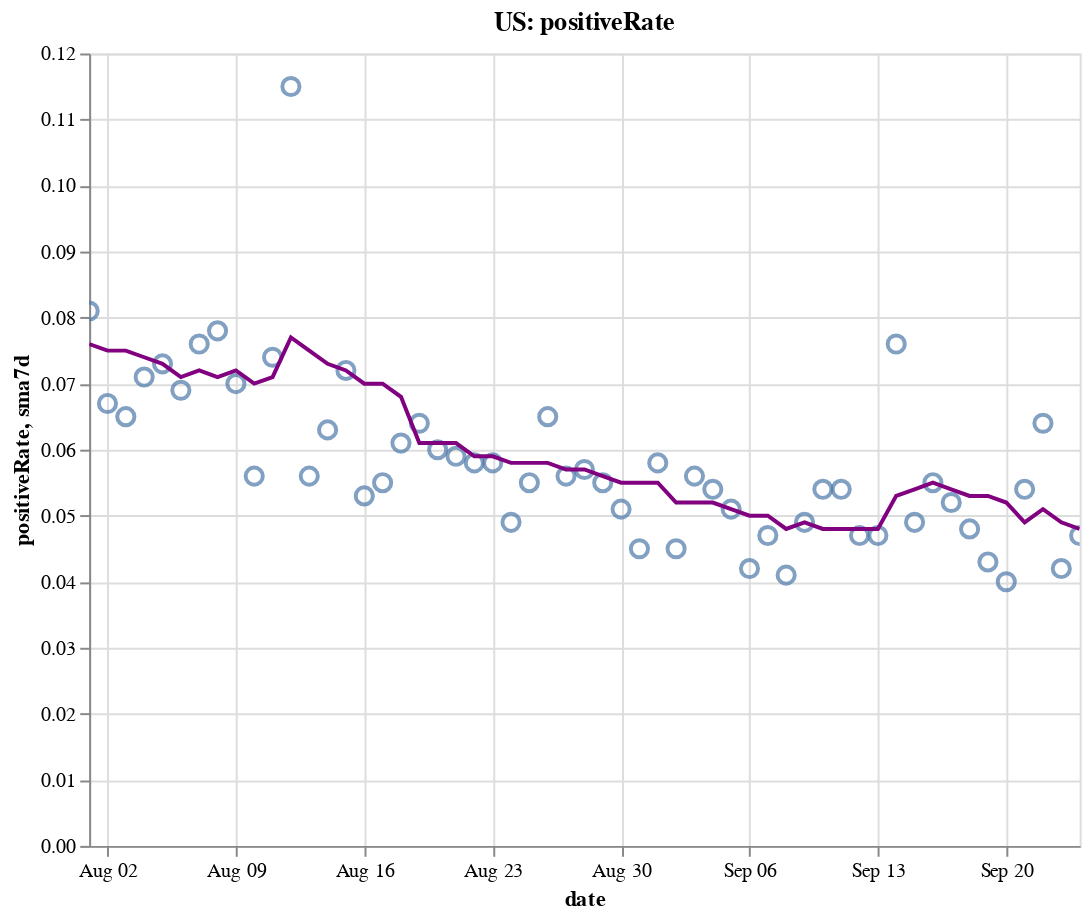

Notebook cell for this chart:
### Code cell
create_plot(us, 'positiveRate')

### Figure 1 — Vega-Lite specification as saved in the notebook (floating-point values rounded to 4 significant figures)
{"config": {"view": {"continuousWidth": 400, "continuousHeight": 300}}, "layer": [{"layer": [{"mark": {"type": "point", "size": 75}, "encoding": {"tooltip": [{"type": "temporal", "field": "date"}, {"type": "quantitative", "field": "positiveRate"}, {"type": "quantitative", "field": "sma7d"}], "x": {"type": "temporal", "field": "date"}, "y": {"type": "quantitative", "field": "positiveRate"}}, "selection": {"selector004": {"type": "interval", "bind": "scales", "encodings": ["x", "y"]}}}, {"mark": {"type": "line", "color": "purple"}, "encoding": {"x": {"type": "temporal", "field": "date"}, "y": {"type": "quantitative", "field": "sma7d"}}}]}, {"mark": {"type": "rule", "color": "#aaa"}, "encoding": {"x": {"type": "temporal", "field": "date"}}, "transform": [{"filter": {"selection": "selector003"}}]}, {"mark": "circle", "encoding": {"opacity": {"condition": {"value": 1, "selection": "selector003"}, "value": 0}, "tooltip": [{"type": "temporal", "field": "date"}, {"type": "quantitative", "field": "positiveRate"}, {"type": "quantitative", "field": "sma7d"}], "x": {"type": "temporal", "field": "date"}, "y": {"type": "quantitative", "field": "positiveRate"}}, "selection": {"selector003": {"type": "single", "encodings": ["x"], "on": "mouseover", "nearest": true, "empty": "none"}}}, {"mark": {"type": "text", "align": "left", "dx": 5, "dy": -5, "stroke": "white", "strokeWidth": 2}, "encoding": {"text": {"type": "quantitative", "field": "positiveRate"}, "tooltip": [{"type": "temporal", "field": "date"}, {"type": "quantitative", "field": "positiveRate"}, {"type": "quantitative", "field": "sma7d"}], "x": {"type": "temporal", "field": "date"}, "y": {"type": "quantitative", "field": "positiveRate"}}, "transform": [{"filter": {"selection": "selector003"}}]}, {"mark": {"type": "text", "align": "left", "dx": 5, "dy": -5}, "encoding": {"text": {"type": "quantitative", "field": "positiveRate"}, "tooltip": [{"type": "temporal", "field": "date"}, {"type": "quantitative", "field": "positiveRate"}, {"type": "quantitative", "field": "sma7d"}], "x": {"type": "temporal", "field": "date"}, "y": {"type": "quantitative", "field": "positiveRate"}}, "transform": [{"filter": {"selection": "selector003"}}]}], "data": {"name": "data-66a845493a793c76c9ec274c7224d120"}, "height": 400, "title": "US: positiveRate", "width": 500, "$schema": "https://vega.github.io/schema/vega-lite/v4.8.1.json", "datasets": {"data-66a845493a793c76c9ec274c7224d120": [{"date": "2020-08-01T00:00:00", "totalTestResultsIncrease": 751900.0, "positiveIncrease": 61100.0, "death": 146500.0, "deathIncrease": 1190.0, "positiveRate": 0.081, "state": "US", "sma7d": 0.076}, {"date": "2020-08-02T00:00:00", "totalTestResultsIncrease": 703800.0, "positiveIncrease": 46810.0, "death": 147000.0, "deathIncrease": 498.0, "positiveRate": 0.067, "state": "US", "sma7d": 0.075}, {"date": "2020-08-03T00:00:00", "totalTestResultsIncrease": 765700.0, "positiveIncrease": 49710.0, "death": 147600.0, "deathIncrease": 519.0, "positiveRate": 0.065, "state": "US", "sma7d": 0.075}, {"date": "2020-08-04T00:00:00", "totalTestResultsIncrease": 731100.0, "positiveIncrease": 51870.0, "death": 148800.0, "deathIncrease": 1255.0, "positiveRate": 0.071, "state": "US", "sma7d": 0.074}, {"date": "2020-08-05T00:00:00", "totalTestResultsIncrease": 712500.0, "positiveIncrease": 52320.0, "death": 150200.0, "deathIncrease": 1346.0, "positiveRate": 0.073, "state": "US", "sma7d": 0.073}, {"date": "2020-08-06T00:00:00", "totalTestResultsIncrease": 785200.0, "positiveIncrease": 54190.0, "death": 151400.0, "deathIncrease": 1251.0, "positiveRate": 0.069, "state": "US", "sma7d": 0.071}, {"date": "2020-08-07T00:00:00", "totalTestResultsIncrease": 803500.0, "positiveIncrease": 61340.0, "death": 152700.0, "deathIncrease": 1333.0, "positiveRate": 0.076, "state": "US", "sma7d": 0.072}, {"date": "2020-08-08T00:00:00", "totalTestResultsIncrease": 688700.0, "positiveIncrease": 53710.0, "death": 153800.0, "deathIncrease": 1089.0, "positiveRate": 0.078, "state": "US", "sma7d": 0.071}, {"date": "2020-08-09T00:00:00", "totalTestResultsIncrease": 726200.0, "positiveIncrease": 50630.0, "death": 154500.0, "deathIncrease": 616.0, "positiveRate": 0.07, "state": "US", "sma7d": 0.072}, {"date": "2020-08-10T00:00:00", "totalTestResultsIncrease": 753200.0, "positiveIncrease": 42090.0, "death": 154900.0, "deathIncrease": 426.0, "positiveRate": 0.056, "state": "US", "sma7d": 0.07}, {"date": "2020-08-11T00:00:00", "totalTestResultsIncrease": 756100.0, "positiveIncrease": 55700.0, "death": 156200.0, "deathIncrease": 1326.0, "positiveRate": 0.074, "state": "US", "sma7d": 0.071}, {"date": "2020-08-12T00:00:00", "totalTestResultsIncrease": 487500.0, "positiveIncrease": 56130.0, "death": 157700.0, "deathIncrease": 1519.0, "positiveRate": 0.115, "state": "US", "sma7d": 0.077}, {"date": "2020-08-13T00:00:00", "totalTestResultsIncrease": 925200.0, "positiveIncrease": 51760.0, "death": 158900.0, "deathIncrease": 1163.0, "positiveRate": 0.056, "state": "US", "sma7d": 0.075}, {"date": "2020-08-14T00:00:00", "totalTestResultsIncrease": 885500.0, "positiveIncrease": 55640.0, "death": 160100.0, "deathIncrease": 1216.0, "positiveRate": 0.063, "state": "US", "sma7d": 0.073}, {"date": "2020-08-15T00:00:00", "totalTestResultsIncrease": 779600.0, "positiveIncrease": 56150.0, "death": 161300.0, "deathIncrease": 1221.0, "positiveRate": 0.072, "state": "US", "sma7d": 0.072}, {"date": "2020-08-16T00:00:00", "totalTestResultsIncrease": 808100.0, "positiveIncrease": 42490.0, "death": 161900.0, "deathIncrease": 619.0, "positiveRate": 0.053, "state": "US", "sma7d": 0.07}, {"date": "2020-08-17T00:00:00", "totalTestResultsIncrease": 685800.0, "positiveIncrease": 37880.0, "death": 162400.0, "deathIncrease": 407.0, "positiveRate": 0.055, "state": "US", "sma7d": 0.07}, {"date": "2020-08-18T00:00:00", "totalTestResultsIncrease": 673700.0, "positiveIncrease": 40800.0, "death": 163500.0, "deathIncrease": 1196.0, "positiveRate": 0.061, "state": "US", "sma7d": 0.068}, {"date": "2020-08-19T00:00:00", "totalTestResultsIncrease": 703900.0, "positiveIncrease": 44960.0, "death": 165000.0, "deathIncrease": 1420.0, "positiveRate": 0.064, "state": "US", "sma7d": 0.061}, {"date": "2020-08-20T00:00:00", "totalTestResultsIncrease": 726300.0, "positiveIncrease": 43760.0, "death": 166100.0, "deathIncrease": 1134.0, "positiveRate": 0.06, "state": "US", "sma7d": 0.061}, {"date": "2020-08-21T00:00:00", "totalTestResultsIncrease": 785000.0, "positiveIncrease": 46560.0, "death": 167200.0, "deathIncrease": 1123.0, "positiveRate": 0.059, "state": "US", "sma7d": 0.061}, {"date": "2020-08-22T00:00:00", "totalTestResultsIncrease": 794300.0, "positiveIncrease": 46240.0, "death": 168300.0, "deathIncrease": 1029.0, "positiveRate": 0.058, "state": "US", "sma7d": 0.059}, {"date": "2020-08-23T00:00:00", "totalTestResultsIncrease": 645300.0, "positiveIncrease": 37570.0, "death": 168800.0, "deathIncrease": 572.0, "positiveRate": 0.058, "state": "US", "sma7d": 0.059}, {"date": "2020-08-24T00:00:00", "totalTestResultsIncrease": 713500.0, "positiveIncrease": 34640.0, "death": 169200.0, "deathIncrease": 343.0, "positiveRate": 0.049, "state": "US", "sma7d": 0.058}, {"date": "2020-08-25T00:00:00", "totalTestResultsIncrease": 664000.0, "positiveIncrease": 36380.0, "death": 170300.0, "deathIncrease": 1147.0, "positiveRate": 0.055, "state": "US", "sma7d": 0.058}, {"date": "2020-08-26T00:00:00", "totalTestResultsIncrease": 680600.0, "positiveIncrease": 44050.0, "death": 171600.0, "deathIncrease": 1298.0, "positiveRate": 0.065, "state": "US", "sma7d": 0.058}, {"date": "2020-08-27T00:00:00", "totalTestResultsIncrease": 791600.0, "positiveIncrease": 43980.0, "death": 172700.0, "deathIncrease": 1129.0, "positiveRate": 0.056, "state": "US", "sma7d": 0.057}, {"date": "2020-08-28T00:00:00", "totalTestResultsIncrease": 818700.0, "positiveIncrease": 46550.0, "death": 173800.0, "deathIncrease": 1023.0, "positiveRate": 0.057, "state": "US", "sma7d": 0.057}, {"date": "2020-08-29T00:00:00", "totalTestResultsIncrease": 815400.0, "positiveIncrease": 44500.0, "death": 174800.0, "deathIncrease": 1015.0, "positiveRate": 0.055, "state": "US", "sma7d": 0.056}, {"date": "2020-08-30T00:00:00", "totalTestResultsIncrease": 774300.0, "positiveIncrease": 39500.0, "death": 175300.0, "deathIncrease": 475.0, "positiveRate": 0.051, "state": "US", "sma7d": 0.055}, {"date": "2020-08-31T00:00:00", "totalTestResultsIncrease": 705100.0, "positiveIncrease": 31410.0, "death": 175600.0, "deathIncrease": 366.0, "positiveRate": 0.045, "state": "US", "sma7d": 0.055}, {"date": "2020-09-01T00:00:00", "totalTestResultsIncrease": 732400.0, "positiveIncrease": 42430.0, "death": 176600.0, "deathIncrease": 1027.0, "positiveRate": 0.058, "state": "US", "sma7d": 0.055}, {"date": "2020-09-02T00:00:00", "totalTestResultsIncrease": 683900.0, "positiveIncrease": 30600.0, "death": 177700.0, "deathIncrease": 1032.0, "positiveRate": 0.045, "state": "US", "sma7d": 0.052}, {"date": "2020-09-03T00:00:00", "totalTestResultsIncrease": 798200.0, "positiveIncrease": 44710.0, "death": 178700.0, "deathIncrease": 1070.0, "positiveRate": 0.056, "state": "US", "sma7d": 0.052}, {"date": "2020-09-04T00:00:00", "totalTestResultsIncrease": 949700.0, "positiveIncrease": 51590.0, "death": 179700.0, "deathIncrease": 998.0, "positiveRate": 0.054, "state": "US", "sma7d": 0.052}, {"date": "2020-09-05T00:00:00", "totalTestResultsIncrease": 876600.0, "positiveIncrease": 44900.0, "death": 180700.0, "deathIncrease": 918.0, "positiveRate": 0.051, "state": "US", "sma7d": 0.051}, {"date": "2020-09-06T00:00:00", "totalTestResultsIncrease": 782400.0, "positiveIncrease": 33120.0, "death": 181100.0, "deathIncrease": 449.0, "positiveRate": 0.042, "state": "US", "sma7d": 0.05}, {"date": "2020-09-07T00:00:00", "totalTestResultsIncrease": 615300.0, "positiveIncrease": 28680.0, "death": 181300.0, "deathIncrease": 225.0, "positiveRate": 0.047, "state": "US", "sma7d": 0.05}, {"date": "2020-09-08T00:00:00", "totalTestResultsIncrease": 540000.0, "positiveIncrease": 22220.0, "death": 181700.0, "deathIncrease": 358.0, "positiveRate": 0.041, "state": "US", "sma7d": 0.048}, {"date": "2020-09-09T00:00:00", "totalTestResultsIncrease": 626200.0, "positiveIncrease": 30980.0, "death": 182800.0, "deathIncrease": 1083.0, "positiveRate": 0.049, "state": "US", "sma7d": 0.049}, {"date": "2020-09-10T00:00:00", "totalTestResultsIncrease": 690300.0, "positiveIncrease": 37580.0, "death": 184000.0, "deathIncrease": 1170.0, "positiveRate": 0.054, "state": "US", "sma7d": 0.048}, {"date": "2020-09-11T00:00:00", "totalTestResultsIncrease": 826400.0, "positiveIncrease": 44930.0, "death": 185000.0, "deathIncrease": 1018.0, "positiveRate": 0.054, "state": "US", "sma7d": 0.048}, {"date": "2020-09-12T00:00:00", "totalTestResultsIncrease": 903400.0, "positiveIncrease": 42090.0, "death": 185800.0, "deathIncrease": 810.0, "positiveRate": 0.047, "state": "US", "sma7d": 0.048}, {"date": "2020-09-13T00:00:00", "totalTestResultsIncrease": 728200.0, "positiveIncrease": 34450.0, "death": 186200.0, "deathIncrease": 389.0, "positiveRate": 0.047, "state": "US", "sma7d": 0.048}, {"date": "2020-09-14T00:00:00", "totalTestResultsIncrease": 445800.0, "positiveIncrease": 33860.0, "death": 186600.0, "deathIncrease": 404.0, "positiveRate": 0.076, "state": "US", "sma7d": 0.053}, {"date": "2020-09-15T00:00:00", "totalTestResultsIncrease": 724800.0, "positiveIncrease": 35440.0, "death": 187600.0, "deathIncrease": 1031.0, "positiveRate": 0.049, "state": "US", "sma7d": 0.054}, {"date": "2020-09-16T00:00:00", "totalTestResultsIncrease": 729600.0, "positiveIncrease": 40020.0, "death": 188800.0, "deathIncrease": 1200.0, "positiveRate": 0.055, "state": "US", "sma7d": 0.055}, {"date": "2020-09-17T00:00:00", "totalTestResultsIncrease": 841900.0, "positiveIncrease": 43560.0, "death": 189700.0, "deathIncrease": 863.0, "positiveRate": 0.052, "state": "US", "sma7d": 0.054}, {"date": "2020-09-18T00:00:00", "totalTestResultsIncrease": 985000.0, "positiveIncrease": 47490.0, "death": 190600.0, "deathIncrease": 901.0, "positiveRate": 0.048, "state": "US", "sma7d": 0.053}, {"date": "2020-09-19T00:00:00", "totalTestResultsIncrease": 1066000.0, "positiveIncrease": 45540.0, "death": 191300.0, "deathIncrease": 740.0, "positiveRate": 0.043, "state": "US", "sma7d": 0.053}, {"date": "2020-09-20T00:00:00", "totalTestResultsIncrease": 905300.0, "positiveIncrease": 36300.0, "death": 191600.0, "deathIncrease": 327.0, "positiveRate": 0.04, "state": "US", "sma7d": 0.052}, {"date": "2020-09-21T00:00:00", "totalTestResultsIncrease": 725300.0, "positiveIncrease": 39470.0, "death": 191900.0, "deathIncrease": 287.0, "positiveRate": 0.054, "state": "US", "sma7d": 0.049}, {"date": "2020-09-22T00:00:00", "totalTestResultsIncrease": 770000.0, "positiveIncrease": 49440.0, "death": 192800.0, "deathIncrease": 854.0, "positiveRate": 0.064, "state": "US", "sma7d": 0.051}, {"date": "2020-09-23T00:00:00", "totalTestResultsIncrease": 923700.0, "positiveIncrease": 38570.0, "death": 193900.0, "deathIncrease": 1157.0, "positiveRate": 0.042, "state": "US", "sma7d": 0.049}, {"date": "2020-09-24T00:00:00", "totalTestResultsIncrease": 940400.0, "positiveIncrease": 43770.0, "death": 194800.0, "deathIncrease": 921.0, "positiveRate": 0.047, "state": "US", "sma7d": 0.048}]}}
